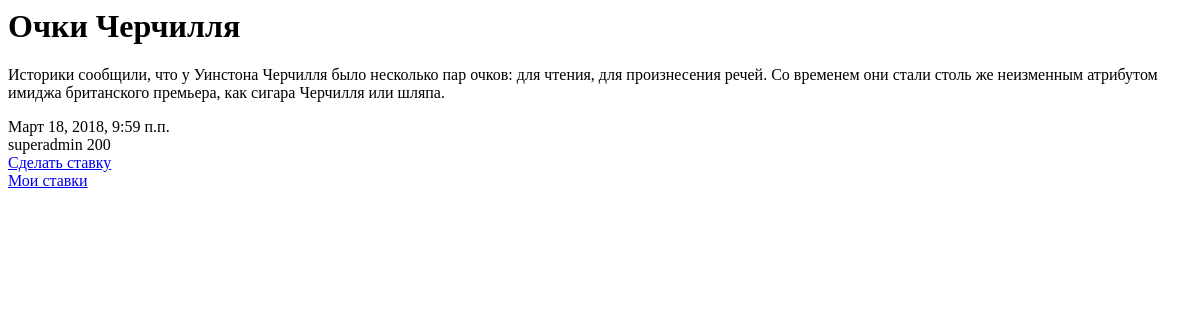
Before: /lot_detail/2 with the older database file.
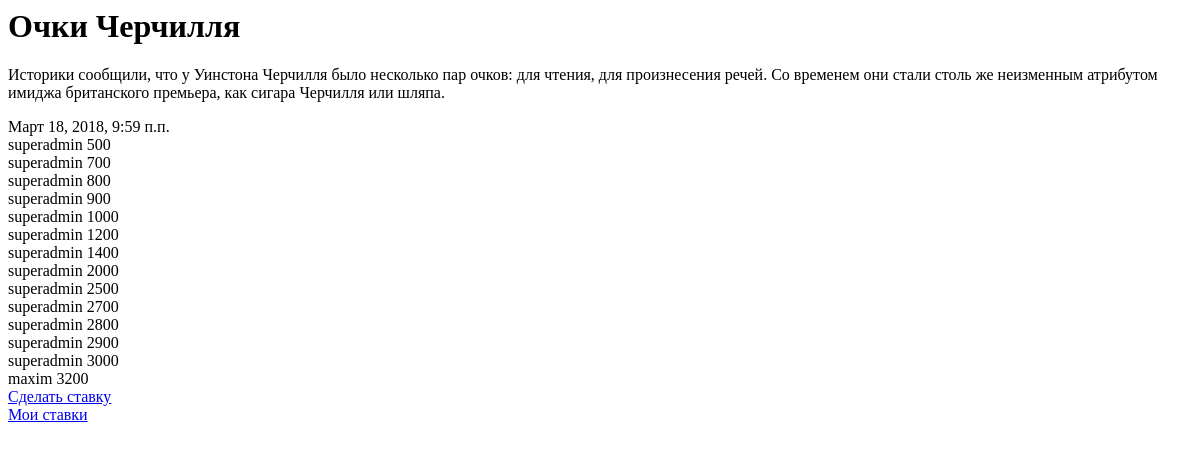
After: the same page with the newer database file.
### auction_site/models.py (models this page shows, shortened)
class Lot(models.Model):
    title = models.CharField(max_length=200)
    description = models.TextField()
    image = models.ImageField(null=True, blank=True,upload_to='images/')
    start_date = models.DateTimeField(
            default=timezone.now)
    finish_date = models.DateTimeField()
    status = models.CharField(choices=STATUS_CHOICES, max_length=10,
                              db_index=True)
    winner = models.ForeignKey(User, on_delete=models.CASCADE, blank=True, null=True)

class Rate(models.Model):
    lot = models.ForeignKey(Lot, on_delete=models.CASCADE)
    user = models.ForeignKey(User, on_delete=models.CASCADE, blank=True, null=True)
    time_rate = models.DateTimeField(
            default=timezone.now)
    sum_rate = models.IntegerField()

### auction_site/views.py (the view)
# urls.py: path('lot_detail/<pk>', views.lot_detail, name='lot_detail'),
def lot_detail(request, pk):
    lot = get_object_or_404(Lot, pk=pk)
    chek_date()
    rate = Rate.objects.filter(lot__pk=pk)
    return render_to_response('auction_site/lot_detail.html', {'lot': lot,
			'rate': rate, 'username': auth.get_user(request).username})

### auction_site/views.py (called while the page is built)
def chek_date():
    lots = Lot.objects.all()
    for lot_object in lots:
        lot_finish_date = lot_object.finish_date
        now_date = timezone.now()
        if (lot_finish_date >= now_date) is False:
            lot_object.status = 'Finished'
            lot_object.save()

### auction_site/templates/auction_site/lot_detail.html
<div class="lot">
	{% block content %}
	{% if lot.start_date %}
	<h1>{{ lot.title }}</h1>
	<p>{{ lot.description|linebreaksbr }}</p>
		<div class="date">
			{{ lot.start_date }}<br>
			{% for elem in rate %}
				{{ elem.user }}
				{{ elem.sum_rate }}<br>
			{% endfor %}
			<a href="{% url 'make_rate' pk=lot.pk %}" class="top-menu">Сделать ставку</a><br>
			<a href="{% url 'my_rates' pk=lot.pk %}">Мои ставки</a>
		</div>
	{% endif %}
	{% endblock %}
</div>

Changed rows visible on the page:
removed Rate: user "superadmin", sum_rate "200"
added Rate: user "superadmin", sum_rate "500"
added Rate: user "superadmin", sum_rate "700"
added Rate: user "superadmin", sum_rate "800"
added Rate: user "superadmin", sum_rate "900"
added Rate: user "superadmin", sum_rate "1000"
added Rate: user "superadmin", sum_rate "1200"
added Rate: user "superadmin", sum_rate "1400"
added Rate: user "superadmin", sum_rate "2000"
added Rate: user "superadmin", sum_rate "2500"
added Rate: user "superadmin", sum_rate "2700"
added Rate: user "superadmin", sum_rate "2800"
added Rate: user "superadmin", sum_rate "2900"
added Rate: user "superadmin", sum_rate "3000"
added Rate: user "maxim", sum_rate "3200"
